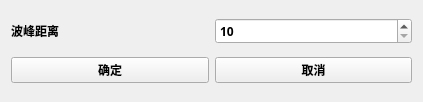
<?xml version="1.0" encoding="UTF-8"?>
<ui version="4.0">
 <class>peakset</class>
 <widget class="QWidget" name="peakset">
  <property name="geometry">
   <rect>
    <x>0</x>
    <y>0</y>
    <width>423</width>
    <height>102</height>
   </rect>
  </property>
  <property name="font">
   <font>
    <family>HarmonyOS Sans SC</family>
    <bold>true</bold>
   </font>
  </property>
  <property name="windowTitle">
   <string>Form</string>
  </property>
  <layout class="QGridLayout" name="gridLayout">
   <item row="0" column="1">
    <widget class="QSpinBox" name="peakDistance">
     <property name="minimum">
      <number>10</number>
     </property>
     <property name="maximum">
      <number>1000</number>
     </property>
    </widget>
   </item>
   <item row="0" column="0">
    <widget class="QLabel" name="label">
     <property name="text">
      <string>波峰距离</string>
     </property>
    </widget>
   </item>
   <item row="1" column="0">
    <widget class="QPushButton" name="buttonAcceptp">
     <property name="text">
      <string>确定</string>
     </property>
    </widget>
   </item>
   <item row="1" column="1">
    <widget class="QPushButton" name="buttonCancelp">
     <property name="text">
      <string>取消</string>
     </property>
    </widget>
   </item>
  </layout>
 </widget>
 <resources/>
 <connections/>
</ui>
